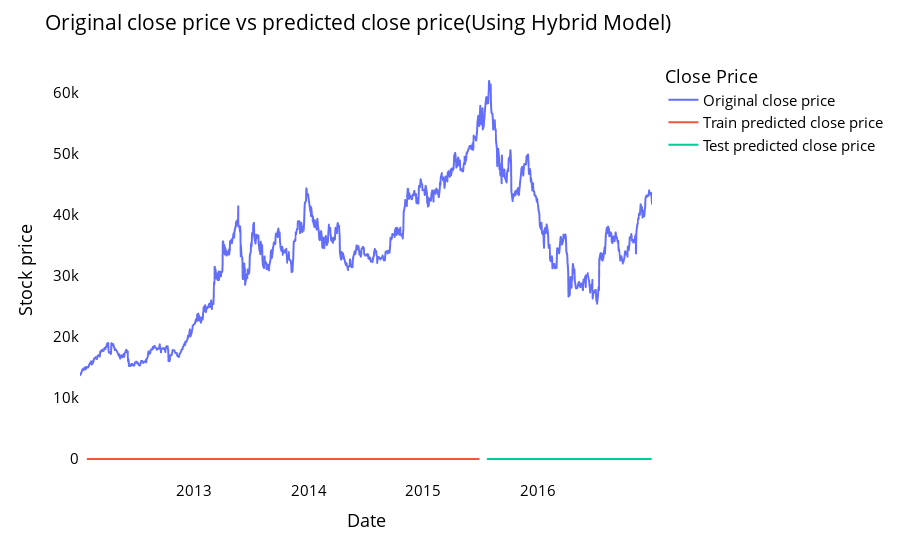

The notebook cell saved with this chart:
### Code cell
#Comparision between original stock close price vs predicted close price
#2. Sigmoid
# shift train predictions for plotting
look_back2=time_step
trainPredictPlot2 = np.empty_like(closedf)
trainPredictPlot2[:, :] = np.nan
trainPredictPlot2[look_back2:len(train_predict2)+look_back2, :] = train_predict2
print("Train predicted data: ", trainPredictPlot2.shape)

# shift test predictions for plotting
testPredictPlot2 = np.empty_like(closedf)
testPredictPlot2[:, :] = np.nan
testPredictPlot2[len(train_predict2)+(look_back2*2)+1:len(closedf)-1, :] = test_predict2
print("Test predicted data: ", testPredictPlot2.shape)

names = cycle(['Original close price','Train predicted close price','Test predicted close price'])

plotdf = pd.DataFrame({'Date': close_stock['Date'],
                       'original_close': close_stock['Close'],
                      'train_predicted_close': trainPredictPlot2.reshape(1,-1)[0].tolist(),
                      'test_predicted_close': testPredictPlot2.reshape(1,-1)[0].tolist()})

fig = px.line(plotdf,x=plotdf['Date'], y=[plotdf['original_close'],plotdf['train_predicted_close'],
                                          plotdf['test_predicted_close']],
              labels={'value':'Stock price','Date': 'Date'})
fig.update_layout(title_text='Original close price vs predicted close price(Using Hybrid Model)',
                  plot_bgcolor='white', font_size=15, font_color='black',legend_title_text='Close Price')
fig.for_each_trace(lambda t:  t.update(name = next(names)))

fig.update_xaxes(showgrid=False)
fig.update_yaxes(showgrid=False)
fig.show()

### Figure 1 — Plotly figure (JSON) as saved in the notebook; plotly's stock layout.template omitted (floating-point values rounded to 4 significant figures; data arrays with more than 128 entries replaced by an {"elided": "..."} marker saying what was removed)
{"data": [{"hovertemplate": "variable=original_close<br>Date=%{x}<br>Stock price=%{y}<extra></extra>", "legendgroup": "original_close", "line": {"color": "#636efa", "dash": "solid"}, "mode": "lines", "name": "Original close price", "showlegend": true, "type": "scattergl", "x": {"elided": "1226 str values"}, "xaxis": "x", "y": {"elided": "1226 int values"}, "yaxis": "y"}, {"hovertemplate": "variable=train_predicted_close<br>Date=%{x}<br>Stock price=%{y}<extra></extra>", "legendgroup": "train_predicted_close", "line": {"color": "#EF553B", "dash": "solid"}, "mode": "lines", "name": "Train predicted close price", "showlegend": true, "type": "scattergl", "x": {"elided": "1226 str values"}, "xaxis": "x", "y": {"elided": "1226 float values"}, "yaxis": "y"}, {"hovertemplate": "variable=test_predicted_close<br>Date=%{x}<br>Stock price=%{y}<extra></extra>", "legendgroup": "test_predicted_close", "line": {"color": "#00cc96", "dash": "solid"}, "mode": "lines", "name": "Test predicted close price", "showlegend": true, "type": "scattergl", "x": {"elided": "1226 str values"}, "xaxis": "x", "y": {"elided": "1226 float values"}, "yaxis": "y"}], "layout": {"font": {"color": "black", "size": 15}, "legend": {"title": {"text": "Close Price"}, "tracegroupgap": 0}, "margin": {"t": 60}, "plot_bgcolor": "white", "title": {"text": "Original close price vs predicted close price(Using Hybrid Model)"}, "xaxis": {"anchor": "y", "domain": [0, 1], "showgrid": false, "title": {"text": "Date"}}, "yaxis": {"anchor": "x", "domain": [0, 1], "showgrid": false, "title": {"text": "Stock price"}}}}
